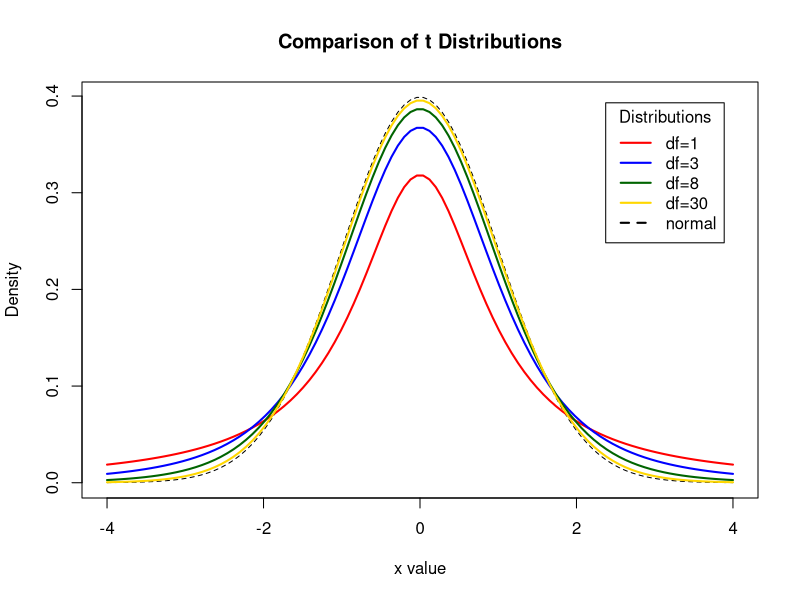
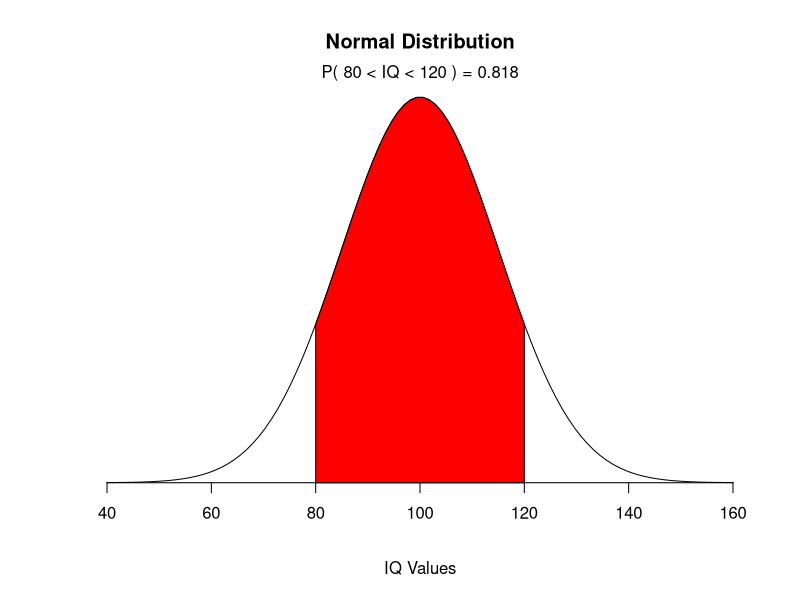
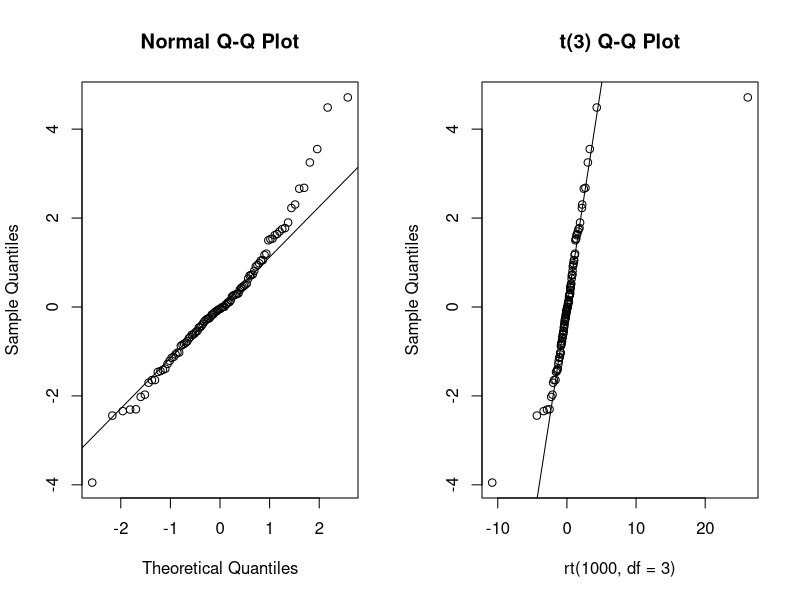
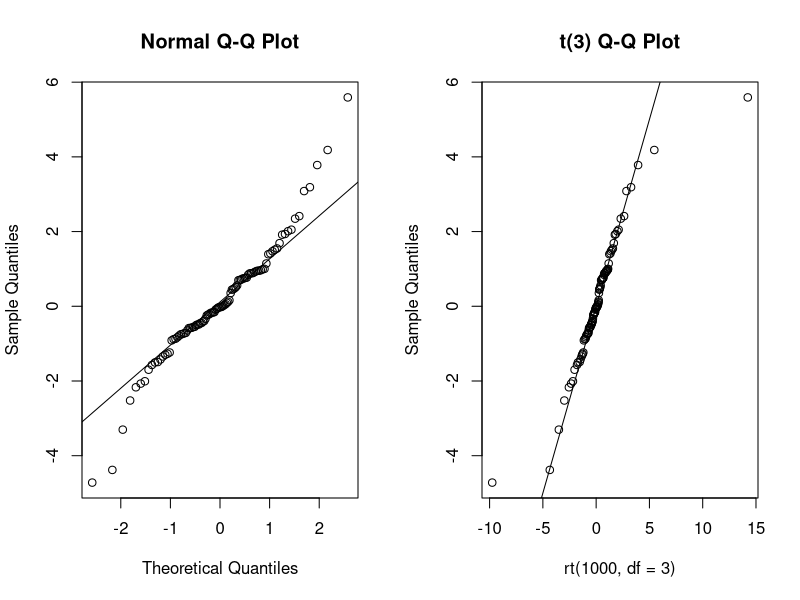

Here is the R script that generated these plots, in order:
# Probability Distribution

# Display the Student's t distributions with various
# degrees of freedom and compare to the normal distribution


x <- seq(-4, 4, length=100)
hx <- dnorm(x)

degf <- c(1, 3, 8, 30)
colors <- c("red", "blue", "darkgreen", "gold", "black")
labels <- c("df=1", "df=3", "df=8", "df=30", "normal")

plot(x, hx, type="l", lty=2, xlab="x value",
     ylab="Density", main="Comparison of t Distributions")

for (i in 1:4){
  lines(x, dt(x,degf[i]), lwd=2, col=colors[i])
}

legend("topright", inset=.05, title="Distributions",
       labels, lwd=2, lty=c(1, 1, 1, 1, 2), col=colors)

# 
# Children's IQ scores are normally distributed with a
# mean of 100 and a standard deviation of 15. What
# proportion of children are expected to have an IQ between
# 80 and 120?

mean=100; sd=15
lb=80; ub=120

x <- seq(-4,4,length=100)*sd + mean
hx <- dnorm(x,mean,sd)

plot(x, hx, type="n", xlab="IQ Values", ylab="",
     main="Normal Distribution", axes=FALSE)

i <- x >= lb & x <= ub
lines(x, hx)
polygon(c(lb,x[i],ub), c(0,hx[i],0), col="red") 

area <- pnorm(ub, mean, sd) - pnorm(lb, mean, sd)
result <- paste("P(",lb,"< IQ <",ub,") =",
                signif(area, digits=3))
mtext(result,3)
axis(1, at=seq(40, 160, 20), pos=0)


# Q-Q plots
par(mfrow=c(1,2))

# create sample data 
x <- rt(100, df=3)

# normal fit 
qqnorm(x); qqline(x)

# t(3Df) fit 
qqplot(rt(1000,df=3), x, main="t(3) Q-Q Plot", 
       ylab="Sample Quantiles")
abline(0,1)

# Q-Q plots
par(mfrow=c(1,2))

# create sample data 
x <- rt(100, df=3)

# normal fit 
qqnorm(x); qqline(x)

# t(3Df) fit 
qqplot(rt(1000,df=3), x, main="t(3) Q-Q Plot", 
       ylab="Sample Quantiles")
abline(0,1)
